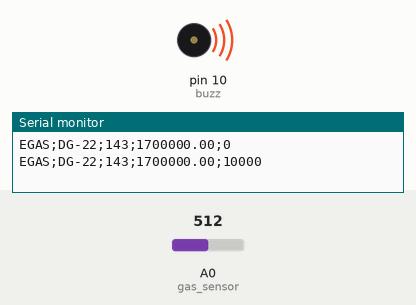
A sketch run on a simulated Arduino Uno, built with avr-gcc and run on an emulated ATmega328P. Shown: buzzer (waves = sounding, pin HIGH), the last lines printed to the serial monitor. The inputs (shaded band) are chosen by the test bench; at power-on: A0 (gas_sensor) = 512.

Above: at 10.8 s.
10.9 s: A0 (gas_sensor) set to 567
21.2 s: A0 (gas_sensor) set to 586
At 31.0 s:
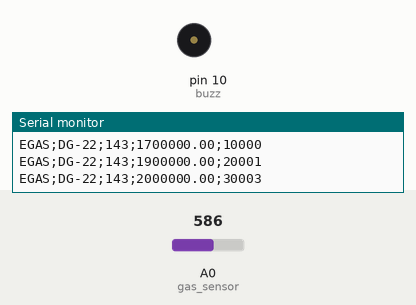
31.5 s: A0 (gas_sensor) set to 530
41.5 s: A0 (gas_sensor) set to 504
At 51.1 s:
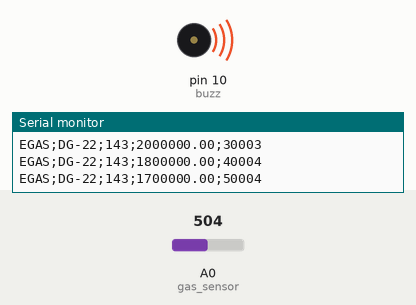
51.5 s: A0 (gas_sensor) set to 716
At 61.1 s:
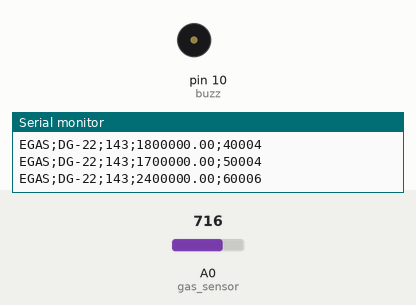
Timing chart, 0 to 62.5 s (numbered marks = the images above; inputs shaded):
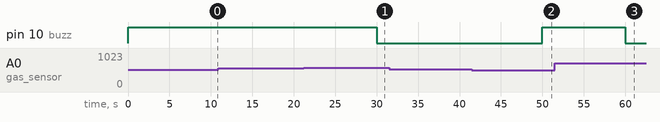

Measured:
- the behaviour switches between 575 and 576 on A0 (gas_sensor) (found by bisection; images 0 and 1)
- the behaviour switches between 519 and 518 on A0 (gas_sensor) (found by bisection; images 1 and 2)
- after the input at 21.2 s, pin 10 (buzz): HIGH → LOW after 8.8 s
- after the input at 41.5 s, pin 10 (buzz): LOW → HIGH after 8.5 s
- after the input at 51.5 s, pin 10 (buzz): HIGH → LOW after 8.5 s

The sketch:

DG-22.ino
```cpp
int gas_sensor = A0;
int buzz = 10;

const int variacao_maxima = 5;
float sensor_value_fx = 0;

const char* idGasA0 = "143";
const char* nameGasA0 = "DG-22";
int minimo = 0;
int maximo = 30;

void setup() {

    Serial.begin(9600); //Baud rate
    pinMode(gas_sensor, INPUT); //Set gas sensor as input
    pinMode(buzz, OUTPUT);

}

void loop() {

    float sensorValue = analogRead(gas_sensor);

    float o2 = map(sensorValue, 0, 864, minimo, maximo);

    if (o2 < 18){
      digitalWrite(buzz, HIGH);
    }
    if (o2 > 19.5){
       digitalWrite(buzz, LOW);
    }


    Serial.println(
      String("EGAS") + ";" +
      String(nameGasA0) + ";" +
      String(idGasA0) + ";" +
      String(o2 * 100000) + ";" +
      String(millis())
    );

    int variacao = abs(((sensorValue - sensor_value_fx) / sensor_value_fx) * 100);

    //Definir minimo de variação para envio imediato, ou espera
    if (variacao > variacao_maxima)
    {
      delay(3000);
    }
    else {
      delay(10000);
    }
}
```
